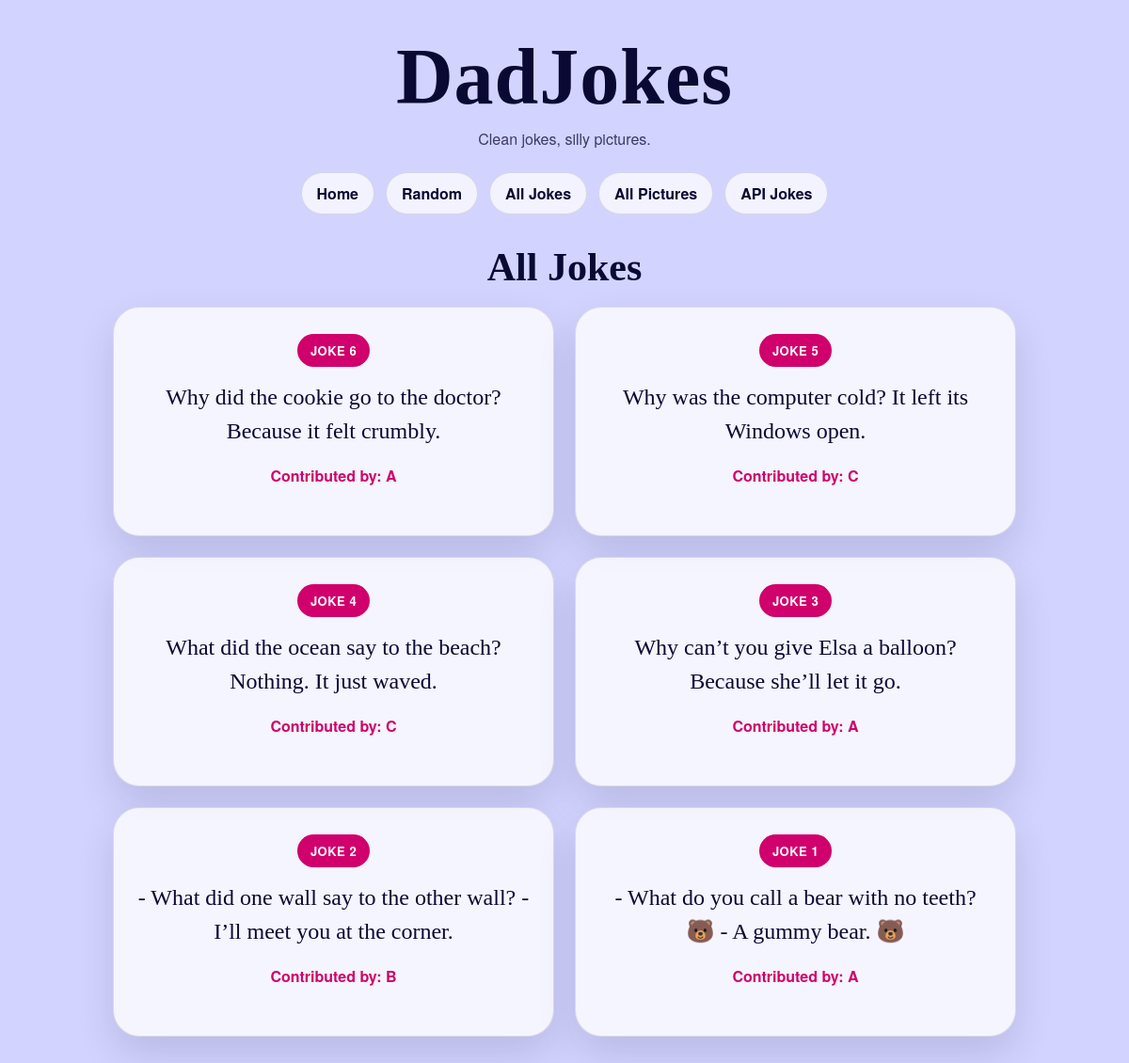
Page /dadjokes/jokes on the committed database.
### dadjokes/models.py (models this page shows, shortened)
class Joke(models.Model):
    text = models.TextField()
    contributor = models.CharField(max_length=100)
    timestamp = models.DateTimeField(auto_now_add=True)

### dadjokes/views.py (the view)
# urls.py: path('jokes', views.jokes_list, name='jokes_list'),
def jokes_list(request):
    jokes = Joke.objects.all().order_by('-timestamp')
    return render(request, 'dadjokes/jokes_list.html', {
        'jokes': jokes,
    })

### dadjokes/templates/dadjokes/jokes_list.html (shortened to what this page needs)
{% extends 'dadjokes/base.html' %}
{% block content %}
    <h2 class="section-title">All Jokes</h2>
    {% if jokes %}
        <div class="cards-grid">
            {% for joke in jokes %}
                <a class="card list-card" href="{% url 'joke_detail' joke.pk %}">
                    <span class="badge">Joke {{ joke.id }}</span>
                    <p class="joke-text small">{{ joke.text }}</p>
                    <p class="meta">Contributed by: {{ joke.contributor }}</p>
                </a>
            {% endfor %}
        </div>
    {% else %}
        <div class="card empty-state">No jokes yet.</div>
    {% endif %}
{% endblock %}

### dadjokes/templates/dadjokes/base.html (shortened to what this page needs)
{% load static %}
<!DOCTYPE html>
<html lang="en">
<head>
    <link rel="stylesheet" href="{% static 'dadjokes/styles.css' %}">
</head>
<body>
    <div class="site-shell">
        <header class="site-header">
            <h1 class="brand">
                <a href="{% url 'dadjokes_home' %}">DadJokes</a>
            </h1>
            <p class="subtitle">
                Clean jokes, silly pictures.
            </p>
            <nav class="nav">
                <a href="{% url 'dadjokes_home' %}">Home</a>
                <a href="{% url 'dadjokes_random' %}">Random</a>
                <a href="{% url 'jokes_list' %}">All Jokes</a>
                <a href="{% url 'pictures_list' %}">All Pictures</a>
                <a href="{% url 'api_jokes' %}">API Jokes</a>
            </nav>
        </header>
        {% block content %}{% endblock %}
    </div>
</body>
</html>

### static/dadjokes/styles.css (style rules this page uses)
:root { --bg: #D3D3FF; --text: #090933; --accent: #D0006C; --card: rgba(255, 255, 255, 0.78); --line: rgba(9, 9, 51, 0.12); --shadow: 0 18px 40px rgba(9, 9, 51, 0.12); }
* { box-sizing: border-box; }
body { margin: 0; min-height: 100vh; background: var(--bg); color: var(--text); font-family: "Avenir Next", "Helvetica Neue", Arial, sans-serif; }
.site-shell { max-width: 1000px; margin: 0 auto; padding: 40px 20px 80px; }
.site-header { text-align: center; margin-bottom: 32px; }
.brand { margin: 0; font-size: clamp(48px, 8vw, 84px); line-height: 1; font-family: Georgia, "Times New Roman", serif; font-weight: 700; letter-spacing: 1px; }
.brand a { color: var(--text); text-decoration: none; }
.subtitle { margin: 12px 0 0; font-size: 16px; color: rgba(9, 9, 51, 0.76); }
.nav { display: flex; flex-wrap: wrap; justify-content: center; gap: 12px; margin-top: 24px; }
.nav a { display: inline-block; padding: 10px 16px; border-radius: 999px; background: rgba(255, 255, 255, 0.72); border: 1px solid var(--line); color: var(--text); text-decoration: none; font-weight: 700; transition: 0.2s ease; }
.section-title { margin: 28px 0 18px; text-align: center; font-size: clamp(28px, 4vw, 42px); font-family: Georgia, "Times New Roman", serif; color: var(--text); }
.card { background: var(--card); border: 1px solid var(--line); border-radius: 28px; box-shadow: var(--shadow); padding: 28px 24px; text-align: center; margin: 0 auto 24px; }
.badge { display: inline-block; margin-bottom: 14px; padding: 8px 14px; border-radius: 999px; background: var(--accent); color: white; font-size: 13px; font-weight: 800; letter-spacing: 0.5px; text-transform: uppercase; }
.joke-text { margin: 0 0 18px; font-size: clamp(24px, 3vw, 34px); line-height: 1.5; color: var(--text); font-family: Georgia, "Times New Roman", serif; }
.joke-text.small { font-size: 24px; }
.meta { margin: 0; font-size: 16px; font-weight: 700; color: var(--accent); }
.cards-grid { display: grid; grid-template-columns: 1fr; gap: 22px; }
@media (min-width: 760px) { .cards-grid { grid-template-columns: repeat(2, minmax(0, 1fr)); } }
.list-card { display: block; height: 100%; text-decoration: none; color: inherit; transition: 0.2s ease; }

### rows in the picture
Joke: id "6", text "Why did the cookie go to the doctor? Because it felt crumbly.", contributor "A"
Joke: id "5", text "Why was the computer cold? It left its Windows open.", contributor "C"
Joke: id "4", text "What did the ocean say to the beach? Nothing. It just waved.", contributor "C"
Joke: id "3", text "Why can’t you give Elsa a balloon? Because she’ll let it go.", contributor "A"
Joke: id "2", text "- What did one wall say to the other wall? - I’ll meet you at the corner.", contributor "B"
Joke: id "1", text "- What do you call a bear with no teeth? 🐻 - A gummy bear. 🐻", contributor "A"
